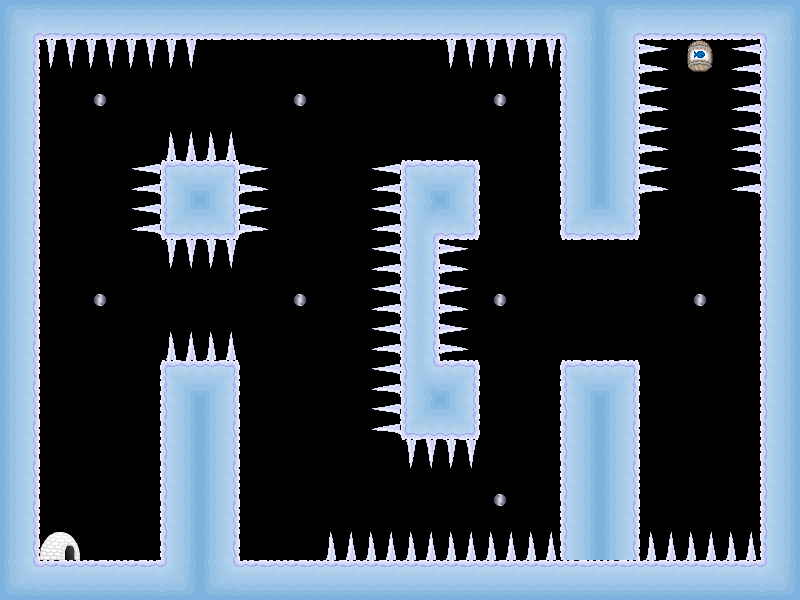

This is a level from a 2D game, rendered from its Tiled map with the project's own tilesets. A one-line summary and the map file follow, with tile-layer data summarised:
An orthogonal 20x15 tile map with 40x40 px tiles, 1 tile layer (Kachelebene 1), 4 tilesets.

<map version="1.0" orientation="orthogonal" width="20" height="15" tilewidth="40" tileheight="40">
 <tileset firstgid="1" name="Objekte" tilewidth="40" tileheight="40">
  <image source="Objekte.png" width="160" height="120" />
  <tile id="0">
   <properties>
    <property name="die" value="true" />
    <property name="id" value="14" />
   </properties>
  </tile>
  <tile id="1">
   <properties>
    <property name="die" value="true" />
    <property name="id" value="15" />
   </properties>
  </tile>
  <tile id="2">
   <properties>
    <property name="die" value="true" />
    <property name="id" value="16" />
   </properties>
  </tile>
  <tile id="3">
   <properties>
    <property name="die" value="true" />
    <property name="id" value="17" />
   </properties>
  </tile>
  <tile id="4">
   <properties>
    <property name="id" value="18" />
    <property name="level" value="true" />
   </properties>
  </tile>
  <tile id="5">
   <properties>
    <property name="id" value="19" />
    <property name="level" value="true" />
   </properties>
  </tile>
  <tile id="6">
   <properties>
    <property name="id" value="20" />
    <property name="level" value="true" />
   </properties>
  </tile>
  <tile id="7">
   <properties>
    <property name="id" value="21" />
    <property name="level" value="true" />
   </properties>
  </tile>
  <tile id="8">
   <properties>
    <property name="fish" value="true" />
    <property name="id" value="22" />
   </properties>
  </tile>
  <tile id="9">
   <properties>
    <property name="fish" value="true" />
    <property name="id" value="23" />
   </properties>
  </tile>
  <tile id="10">
   <properties>
    <property name="fish" value="true" />
    <property name="id" value="24" />
   </properties>
  </tile>
  <tile id="11">
   <properties>
    <property name="fish" value="true" />
    <property name="id" value="25" />
   </properties>
  </tile>
 </tileset>
 <tileset firstgid="13" name="Personen" tilewidth="40" tileheight="40">
  <image source="Personen.png" width="160" height="160" />
 </tileset>
 <tileset firstgid="29" name="Texturen" tilewidth="40" tileheight="40">
  <image source="Texturen.png" width="160" height="480" />
  <tile id="0">
   <properties>
    <property name="blocked" value="true" />
    <property name="id" value="0" />
   </properties>
  </tile>
  <tile id="1">
   <properties>
    <property name="blocked" value="true" />
    <property name="id" value="1" />
   </properties>
  </tile>
  <tile id="2">
   <properties>
    <property name="blocked" value="true" />
    <property name="id" value="3" />
   </properties>
  </tile>
  <tile id="3">
   <properties>
    <property name="blocked" value="true" />
    <property name="id" value="4" />
   </properties>
  </tile>
  <tile id="4">
   <properties>
    <property name="blocked" value="true" />
    <property name="id" value="5" />
   </properties>
  </tile>
  <tile id="5">
   <properties>
    <property name="blocked" value="true" />
    <property name="id" value="6" />
   </properties>
  </tile>
  <tile id="6">
   <properties>
    <property name="blocked" value="true" />
    <property name="id" value="7" />
   </properties>
  </tile>
  <tile id="7">
   <properties>
    <property name="blocked" value="true" />
    <property name="id" value="8" />
   </properties>
  </tile>
  <tile id="8">
   <properties>
    <property name="blocked" value="true" />
    <property name="id" value="9" />
   </properties>
  </tile>
  <tile id="9">
   <properties>
    <property name="blocked" value="true" />
    <property name="id" value="10" />
   </properties>
  </tile>
  <tile id="10">
   <properties>
    <property name="blocked" value="true" />
    <property name="id" value="11" />
   </properties>
  </tile>
  <tile id="11">
   <properties>
    <property name="blocked" value="true" />
    <property name="id" value="12" />
   </properties>
  </tile>
  <tile id="12">
   <properties>
    <property name="blocked" value="true" />
    <property name="id" value="13" />
   </properties>
  </tile>
  <tile id="13">
   <properties>
    <property name="blocked" value="true" />
    <property name="id" value="27" />
   </properties>
  </tile>
  <tile id="14">
   <properties>
    <property name="blocked" value="true" />
    <property name="id" value="28" />
   </properties>
  </tile>
  <tile id="15">
   <properties>
    <property name="blocked" value="true" />
    <property name="id" value="29" />
   </properties>
  </tile>
  <tile id="16">
   <properties>
    <property name="blocked" value="true" />
    <property name="id" value="30" />
   </properties>
  </tile>
  <tile id="17">
   <properties>
    <property name="blocked" value="true" />
    <property name="id" value="31" />
   </properties>
  </tile>
  <tile id="18">
   <properties>
    <property name="blocked" value="true" />
    <property name="id" value="32" />
   </properties>
  </tile>
  <tile id="19">
   <properties>
    <property name="blocked" value="true" />
    <property name="id" value="33" />
   </properties>
  </tile>
  <tile id="20">
   <properties>
    <property name="blocked" value="true" />
    <property name="id" value="34" />
   </properties>
  </tile>
  <tile id="21">
   <properties>
    <property name="blocked" value="true" />
    <property name="id" value="35" />
   </properties>
  </tile>
  <tile id="22">
   <properties>
    <property name="blocked" value="true" />
    <property name="id" value="36" />
   </properties>
  </tile>
  <tile id="23">
   <properties>
    <property name="blocked" value="true" />
    <property name="id" value="37" />
   </properties>
  </tile>
  <tile id="24">
   <properties>
    <property name="blocked" value="true" />
    <property name="id" value="38" />
   </properties>
  </tile>
  <tile id="25">
   <properties>
    <property name="blocked" value="true" />
    <property name="id" value="39" />
   </properties>
  </tile>
  <tile id="26">
   <properties>
    <property name="blocked" value="true" />
    <property name="id" value="40" />
   </properties>
  </tile>
  <tile id="27">
   <properties>
    <property name="blocked" value="true" />
    <property name="id" value="41" />
   </properties>
  </tile>
  <tile id="28">
   <properties>
    <property name="blocked" value="true" />
    <property name="id" value="42" />
   </properties>
  </tile>
  <tile id="29">
   <properties>
    <property name="blocked" value="true" />
    <property name="id" value="43" />
   </properties>
  </tile>
  <tile id="30">
   <properties>
    <property name="blocked" value="true" />
    <property name="id" value="44" />
   </properties>
  </tile>
  <tile id="31">
   <properties>
    <property name="blocked" value="true" />
    <property name="id" value="45" />
   </properties>
  </tile>
  <tile id="32">
   <properties>
    <property name="blocked" value="true" />
    <property name="id" value="46" />
   </properties>
  </tile>
  <tile id="33">
   <properties>
    <property name="blocked" value="true" />
    <property name="id" value="47" />
   </properties>
  </tile>
  <tile id="34">
   <properties>
    <property name="blocked" value="true" />
    <property name="id" value="48" />
   </properties>
  </tile>
  <tile id="35">
   <properties>
    <property name="blocked" value="true" />
    <property name="id" value="49" />
   </properties>
  </tile>
  <tile id="36">
   <properties>
    <property name="blocked" value="true" />
    <property name="id" value="50" />
   </properties>
  </tile>
  <tile id="37">
   <properties>
    <property name="blocked" value="true" />
    <property name="id" value="51" />
   </properties>
  </tile>
  <tile id="38">
   <properties>
    <property name="blocked" value="true" />
    <property name="id" value="52" />
   </properties>
  </tile>
  <tile id="39">
   <properties>
    <property name="blocked" value="true" />
    <property name="id" value="53" />
   </properties>
  </tile>
  <tile id="40">
   <properties>
    <property name="blocked" value="true" />
    <property name="id" value="54" />
   </properties>
  </tile>
  <tile id="41">
   <properties>
    <property name="blocked" value="true" />
    <property name="id" value="55" />
   </properties>
  </tile>
  <tile id="42">
   <properties>
    <property name="blocked" value="true" />
    <property name="id" value="56" />
   </properties>
  </tile>
  <tile id="43">
   <properties>
    <property name="blocked" value="true" />
    <property name="id" value="57" />
   </properties>
  </tile>
  <tile id="44">
   <properties>
    <property name="blocked" value="true" />
    <property name="id" value="58" />
   </properties>
  </tile>
  <tile id="45">
   <properties>
    <property name="blocked" value="true" />
    <property name="id" value="59" />
   </properties>
  </tile>
  <tile id="46">
   <properties>
    <property name="blocked" value="true" />
    <property name="id" value="60" />
   </properties>
  </tile>
 </tileset>
 <tileset firstgid="77" name="Eissturm" tilewidth="40" tileheight="40">
  <image source="Eissturm.png" width="40" height="40" />
  <tile id="0">
   <properties>
    <property name="id" value="26" />
    <property name="rotate" value="true" />
   </properties>
  </tile>
 </tileset>
 <layer name="Kachelebene 1" width="20" height="15">
  <properties>
   <property name="id" value="0" />
  </properties>
  <data>[300 cells, 167 non-empty, 22 distinct tile ids]</data>
 </layer>
 <objectgroup name="Objektebene 1" width="20" height="15">
  <properties>
   <property name="id" value="1" />
  </properties>
 </objectgroup>
</map>
